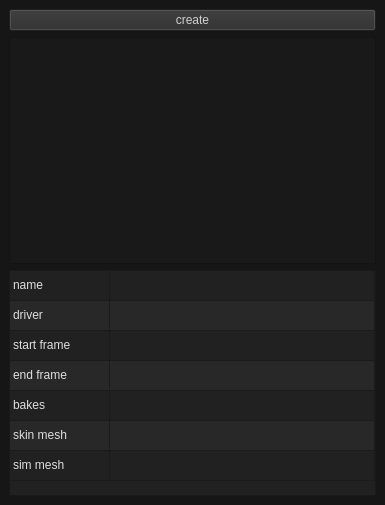
<?xml version="1.0" encoding="UTF-8"?>
<ui version="4.0">
 <class>MainWindow</class>
 <widget class="QMainWindow" name="MainWindow">
  <property name="geometry">
   <rect>
    <x>0</x>
    <y>0</y>
    <width>385</width>
    <height>505</height>
   </rect>
  </property>
  <property name="windowTitle">
   <string>MainWindow</string>
  </property>
  <property name="styleSheet">
   <string notr="true">background-color: rgb(22, 22, 22);</string>
  </property>
  <widget class="QWidget" name="centralwidget">
   <layout class="QVBoxLayout" name="verticalLayout">
    <item>
     <widget class="QPushButton" name="createBtn">
      <property name="styleSheet">
       <string notr="true">background-color: rgb(44, 44, 44);
color: rgb(208, 208, 208);</string>
      </property>
      <property name="text">
       <string>create</string>
      </property>
     </widget>
    </item>
    <item>
     <widget class="QTableWidget" name="tableWidget">
      <property name="styleSheet">
       <string notr="true">background-color: rgb(25, 25, 25);
alternate-background-color: rgb(48, 48, 48);
selection-background-color: rgba(255, 0, 0, 0);
selection-color: rgb(255, 170, 0);</string>
      </property>
      <property name="alternatingRowColors">
       <bool>true</bool>
      </property>
      <attribute name="horizontalHeaderVisible">
       <bool>false</bool>
      </attribute>
      <attribute name="horizontalHeaderStretchLastSection">
       <bool>true</bool>
      </attribute>
      <attribute name="verticalHeaderVisible">
       <bool>false</bool>
      </attribute>
     </widget>
    </item>
    <item>
     <widget class="QTableWidget" name="tableWidgetEdit">
      <property name="sizePolicy">
       <sizepolicy hsizetype="MinimumExpanding" vsizetype="MinimumExpanding">
        <horstretch>0</horstretch>
        <verstretch>0</verstretch>
       </sizepolicy>
      </property>
      <property name="styleSheet">
       <string notr="true">background-color: rgb(33, 33, 33);
selection-background-color: rgb(170, 170, 255);
color: rgb(222, 222, 222);
alternate-background-color: rgb(40, 40, 40);
</string>
      </property>
      <property name="verticalScrollBarPolicy">
       <enum>Qt::ScrollBarAsNeeded</enum>
      </property>
      <property name="horizontalScrollBarPolicy">
       <enum>Qt::ScrollBarAlwaysOff</enum>
      </property>
      <property name="alternatingRowColors">
       <bool>true</bool>
      </property>
      <attribute name="horizontalHeaderVisible">
       <bool>false</bool>
      </attribute>
      <attribute name="horizontalHeaderStretchLastSection">
       <bool>true</bool>
      </attribute>
      <attribute name="verticalHeaderVisible">
       <bool>false</bool>
      </attribute>
      <attribute name="verticalHeaderStretchLastSection">
       <bool>false</bool>
      </attribute>
      <row>
       <property name="text">
        <string>name</string>
       </property>
      </row>
      <row>
       <property name="text">
        <string>driver</string>
       </property>
      </row>
      <row>
       <property name="text">
        <string>start frame</string>
       </property>
      </row>
      <row>
       <property name="text">
        <string>end frame</string>
       </property>
      </row>
      <row>
       <property name="text">
        <string>bakes</string>
       </property>
      </row>
      <row>
       <property name="text">
        <string>skin mesh</string>
       </property>
      </row>
      <row>
       <property name="text">
        <string>sim mesh</string>
       </property>
      </row>
      <column>
       <property name="text">
        <string/>
       </property>
      </column>
      <column>
       <property name="text">
        <string/>
       </property>
      </column>
      <item row="0" column="0">
       <property name="text">
        <string>name</string>
       </property>
       <property name="flags">
        <set>NoItemFlags</set>
       </property>
      </item>
      <item row="0" column="1">
       <property name="text">
        <string/>
       </property>
      </item>
      <item row="1" column="0">
       <property name="text">
        <string>driver</string>
       </property>
       <property name="flags">
        <set>NoItemFlags</set>
       </property>
      </item>
      <item row="1" column="1">
       <property name="text">
        <string/>
       </property>
      </item>
      <item row="2" column="0">
       <property name="text">
        <string>start frame</string>
       </property>
       <property name="flags">
        <set>NoItemFlags</set>
       </property>
      </item>
      <item row="2" column="1">
       <property name="text">
        <string/>
       </property>
      </item>
      <item row="3" column="0">
       <property name="text">
        <string>end frame</string>
       </property>
       <property name="flags">
        <set>NoItemFlags</set>
       </property>
      </item>
      <item row="3" column="1">
       <property name="text">
        <string/>
       </property>
      </item>
      <item row="4" column="0">
       <property name="text">
        <string>bakes</string>
       </property>
       <property name="flags">
        <set>NoItemFlags</set>
       </property>
      </item>
      <item row="4" column="1">
       <property name="text">
        <string/>
       </property>
      </item>
      <item row="5" column="0">
       <property name="text">
        <string>skin mesh</string>
       </property>
       <property name="flags">
        <set>NoItemFlags</set>
       </property>
      </item>
      <item row="5" column="1">
       <property name="text">
        <string/>
       </property>
      </item>
      <item row="6" column="0">
       <property name="text">
        <string>sim mesh</string>
       </property>
       <property name="flags">
        <set>NoItemFlags</set>
       </property>
      </item>
      <item row="6" column="1">
       <property name="text">
        <string/>
       </property>
      </item>
     </widget>
    </item>
   </layout>
  </widget>
 </widget>
 <resources/>
 <connections/>
</ui>
